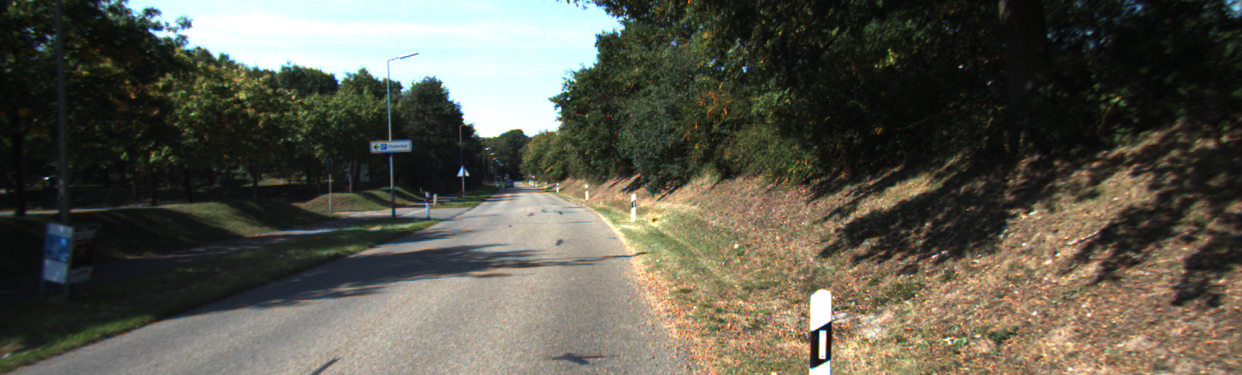
#> input picture 043.png, 1242 x 375 px
$ python Kmeans_Clustering_Image_Transform.py
#> lines starting #> are read from the running program, lines starting #| are printed output that depends on the picture; after the words box and inside, x2 and y2 are one past the last pixel; in counts of white or black regions, pixels touching at a corner belong together
# -*- coding: utf-8 -*-
"""
Created on Mon Nov 13 17:41:01 2017

This pipeline takes input image, used K-means clustering to group
like colors together, and then thresholds such that it will highlight the road

Python 3.5, OpenCV3.1, NumPy 1.13.0

@author: Frank Tranghese
Boston University College of Engineering
EC601 - Final Project - Seamless Track Detection
"""

import cv2
import numpy as np

img = cv2.imread('043.png') #load image
#> img is the input picture: shape (375, 1242, 3); mean B, G, R 77, 88.8, 90.6

Z = img.reshape((-1,3)) #reshape image

# convert to np.float32
Z = np.float32(Z)

# define criteria, number of clusters(K) and apply kmeans()
criteria = (cv2.TERM_CRITERIA_EPS + cv2.TERM_CRITERIA_MAX_ITER, 30, 1.0)
K = 5
ret,label,center=cv2.kmeans(Z,K,None,criteria,10,cv2.KMEANS_RANDOM_CENTERS)
#> ret = 353956978; center = [[99.04, 122.8, 138.4], [51.86, 67.46, 63.78], [19.17, 23.03, 20.61], [252.8, 253.1, 232.3], [142.7, 165.4, 181.3]]

# Now convert back into uint8, and make original image
center = np.uint8(center)
#> center = [[99, 122, 138], [51, 67, 63], [19, 23, 20], [252, 253, 232], [142, 165, 181]]
res = center[label.flatten()]
res2 = res.reshape((img.shape))
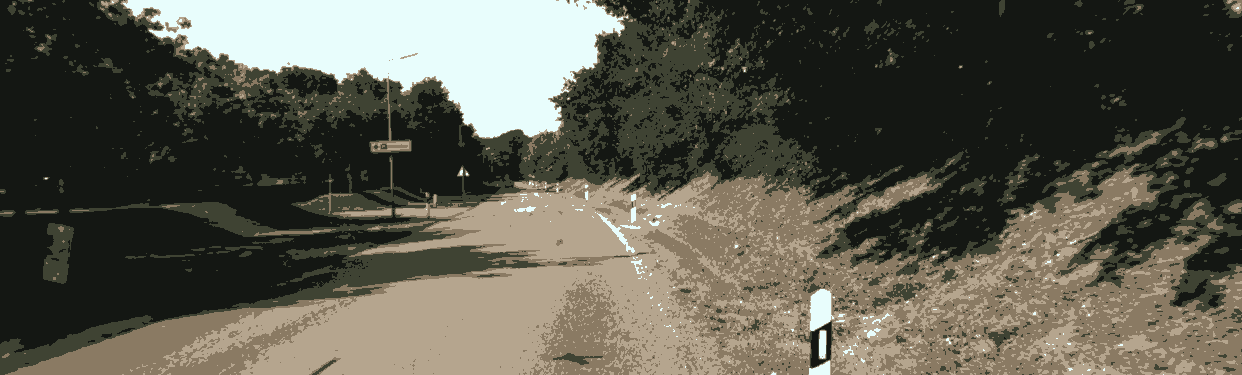
#> res2: shape (375, 1242, 3); mean B, G, R 76.6, 88.5, 90.1

cv2.imshow('res2',res2)

hsv_img = cv2.cvtColor(res2, cv2.COLOR_BGR2HSV) #convert to HSV
#> hsv_img: shape (375, 1242, 3); mean H, S, V 42.1, 51.4, 93.8

[h,s,v] = cv2.split(hsv_img) #split into HSV channels
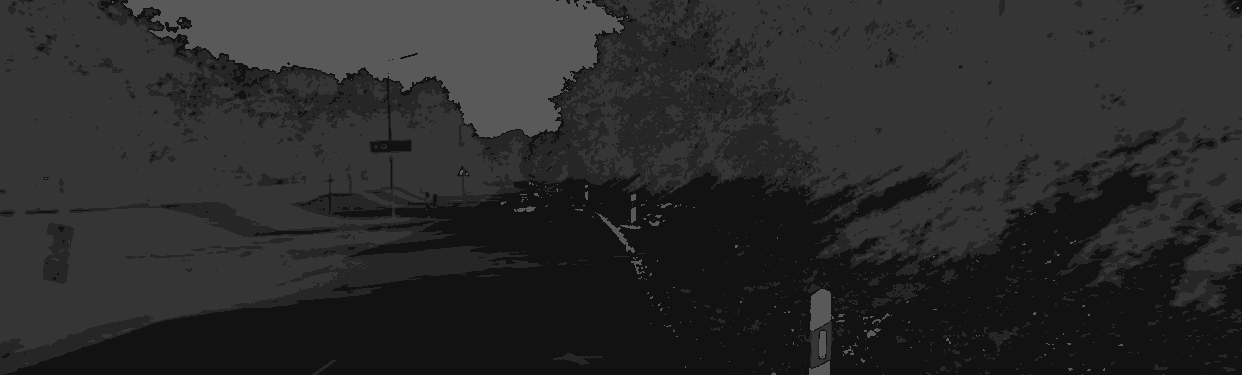
#> h: shape (375, 1242); min 18, max 89, mean 42.1
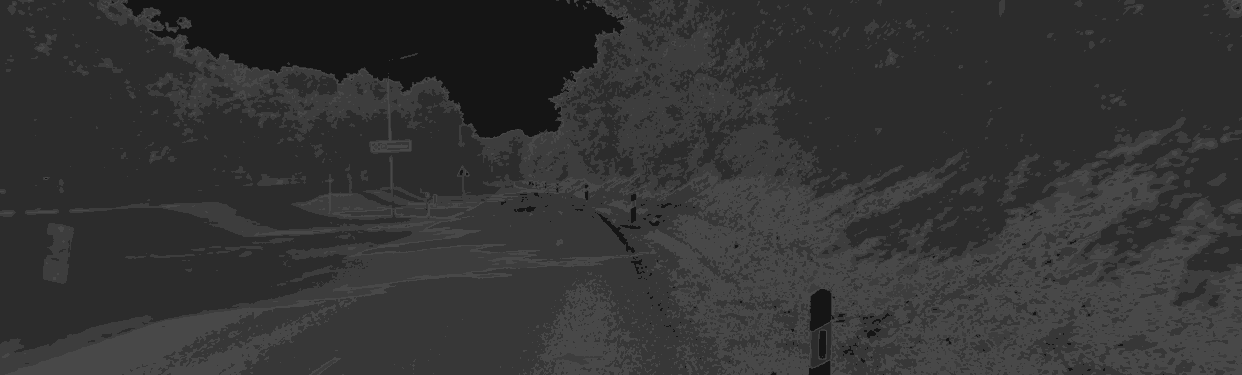
#> s: shape (375, 1242); min 21, max 72, mean 51.4
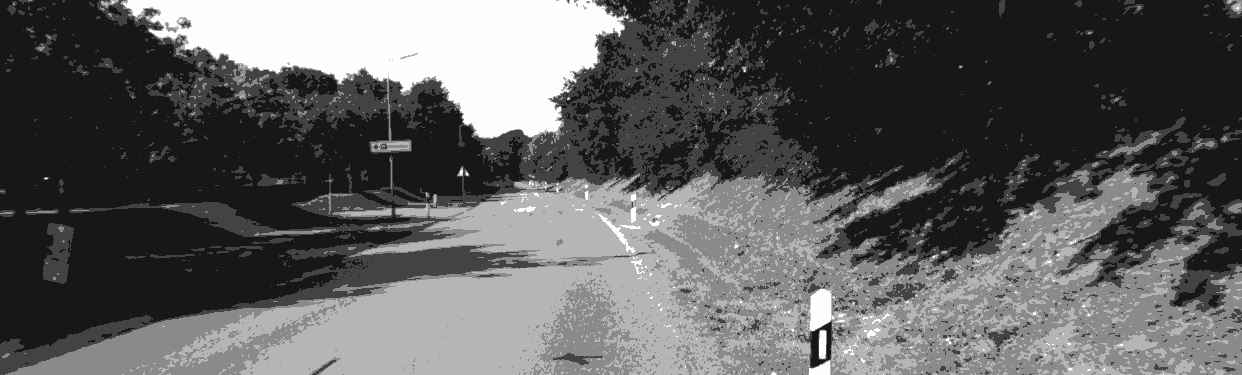
#> v: shape (375, 1242); min 23, max 253, mean 93.8

[retval, thresh1] = cv2.threshold(v, 170, 255, cv2.THRESH_BINARY)
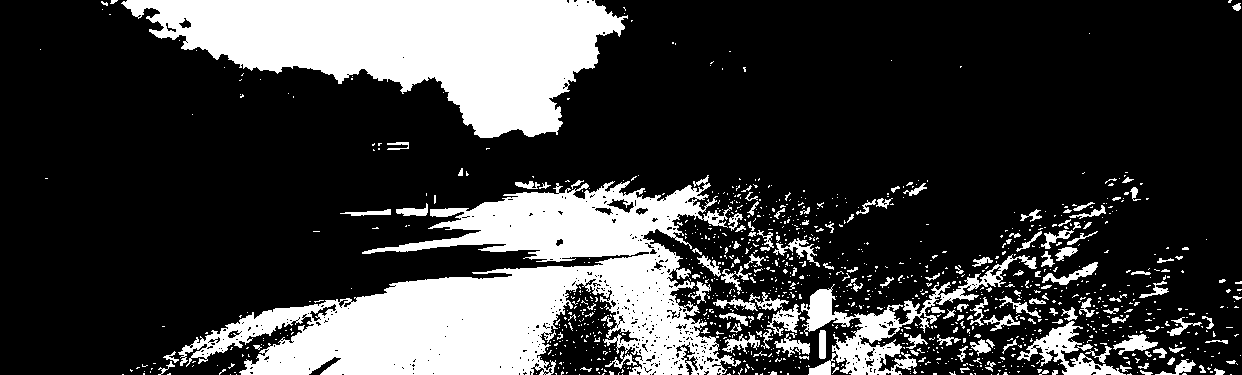
#> thresh1: shape (375, 1242); 23.9% white; 1129 white regions (982 under 20 px), largest, box (x1, y1, x2, y2) and area: (178, 175, 741, 375) 50186, (121, 0, 628, 138) 37906, (801, 254, 1037, 375) 5623
cv2.imshow('Binary Threshold',thresh1)

kernel = np.ones((5,5),np.uint8)
erode = cv2.erode(thresh1,kernel,iterations = 1)
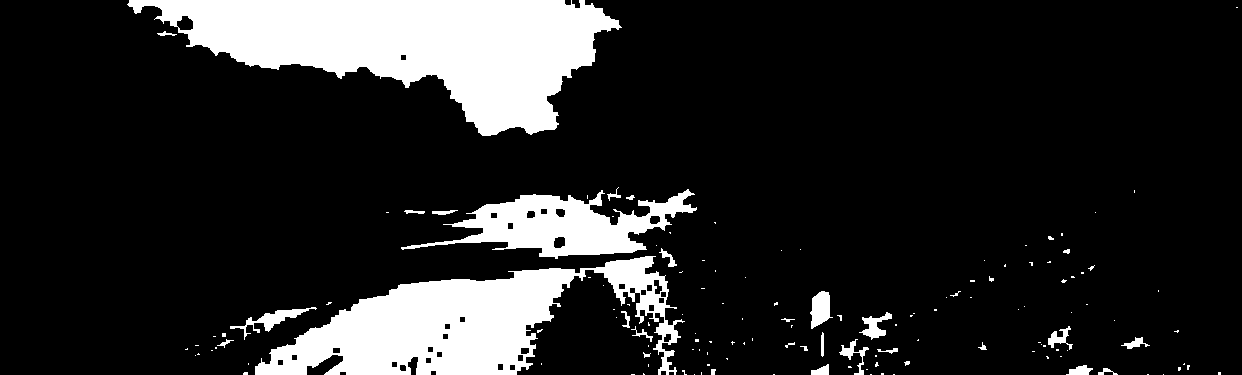
#> erode: shape (375, 1242); 15.4% white; 140 white regions (109 under 20 px), largest, box (x1, y1, x2, y2) and area: (127, 0, 622, 136) 35090, (255, 256, 685, 375) 23778, (401, 189, 697, 259) 8816

cv2.imshow('Dilation',erode)

cv2.waitKey(0)
